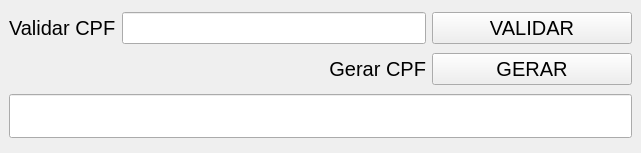
<?xml version="1.0" encoding="UTF-8"?>
<ui version="4.0">
 <class>MainWindow</class>
 <widget class="QMainWindow" name="MainWindow">
  <property name="geometry">
   <rect>
    <x>0</x>
    <y>0</y>
    <width>641</width>
    <height>153</height>
   </rect>
  </property>
  <property name="tabletTracking">
   <bool>false</bool>
  </property>
  <property name="focusPolicy">
   <enum>Qt::NoFocus</enum>
  </property>
  <property name="acceptDrops">
   <bool>false</bool>
  </property>
  <property name="windowTitle">
   <string>Valida ou Gea CPF</string>
  </property>
  <property name="autoFillBackground">
   <bool>false</bool>
  </property>
  <widget class="QWidget" name="centralwidget">
   <layout class="QGridLayout" name="gridLayout">
    <item row="0" column="0">
     <widget class="QLabel" name="label_4">
      <property name="font">
       <font>
        <family>Segoe UI</family>
        <pointsize>15</pointsize>
       </font>
      </property>
      <property name="text">
       <string>Validar CPF</string>
      </property>
     </widget>
    </item>
    <item row="0" column="1">
     <widget class="QLineEdit" name="inputValidaCPF">
      <property name="font">
       <font>
        <family>Segoe UI</family>
        <pointsize>15</pointsize>
       </font>
      </property>
     </widget>
    </item>
    <item row="0" column="2">
     <widget class="QPushButton" name="btnValidaCPF">
      <property name="minimumSize">
       <size>
        <width>200</width>
        <height>0</height>
       </size>
      </property>
      <property name="font">
       <font>
        <family>Segoe UI</family>
        <pointsize>15</pointsize>
       </font>
      </property>
      <property name="text">
       <string>VALIDAR</string>
      </property>
     </widget>
    </item>
    <item row="1" column="1">
     <widget class="QLabel" name="label">
      <property name="font">
       <font>
        <family>Segoe UI</family>
        <pointsize>15</pointsize>
       </font>
      </property>
      <property name="text">
       <string>Gerar CPF</string>
      </property>
      <property name="alignment">
       <set>Qt::AlignRight|Qt::AlignTrailing|Qt::AlignVCenter</set>
      </property>
     </widget>
    </item>
    <item row="1" column="2">
     <widget class="QPushButton" name="btnGeraCPF">
      <property name="font">
       <font>
        <family>Segoe UI</family>
        <pointsize>15</pointsize>
       </font>
      </property>
      <property name="text">
       <string>GERAR</string>
      </property>
     </widget>
    </item>
    <item row="2" column="0" colspan="3">
     <widget class="QLineEdit" name="labelRetorno">
      <property name="minimumSize">
       <size>
        <width>0</width>
        <height>40</height>
       </size>
      </property>
      <property name="font">
       <font>
        <pointsize>24</pointsize>
       </font>
      </property>
      <property name="alignment">
       <set>Qt::AlignCenter</set>
      </property>
      <property name="readOnly">
       <bool>true</bool>
      </property>
     </widget>
    </item>
   </layout>
  </widget>
 </widget>
 <resources/>
 <connections/>
</ui>
